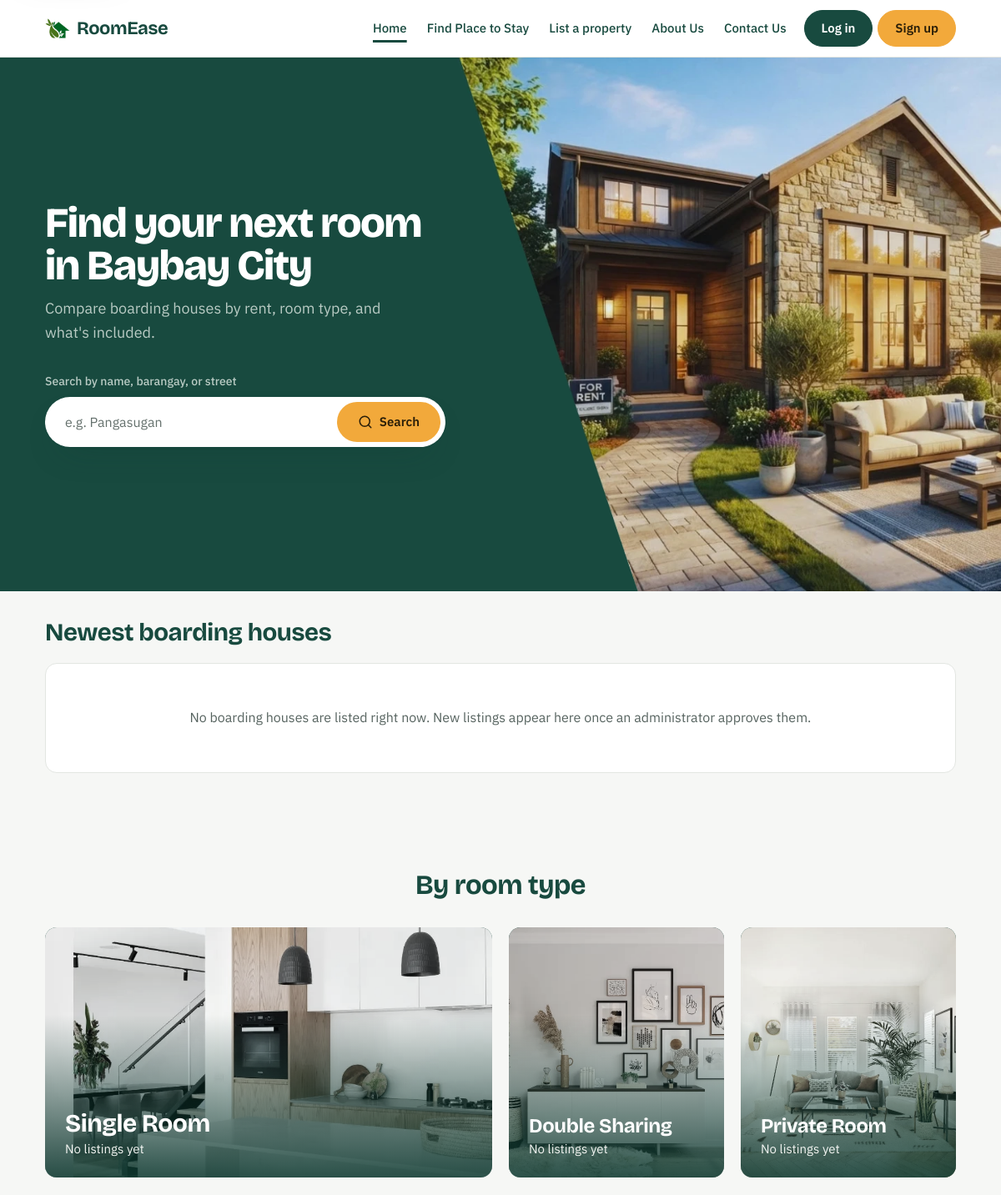
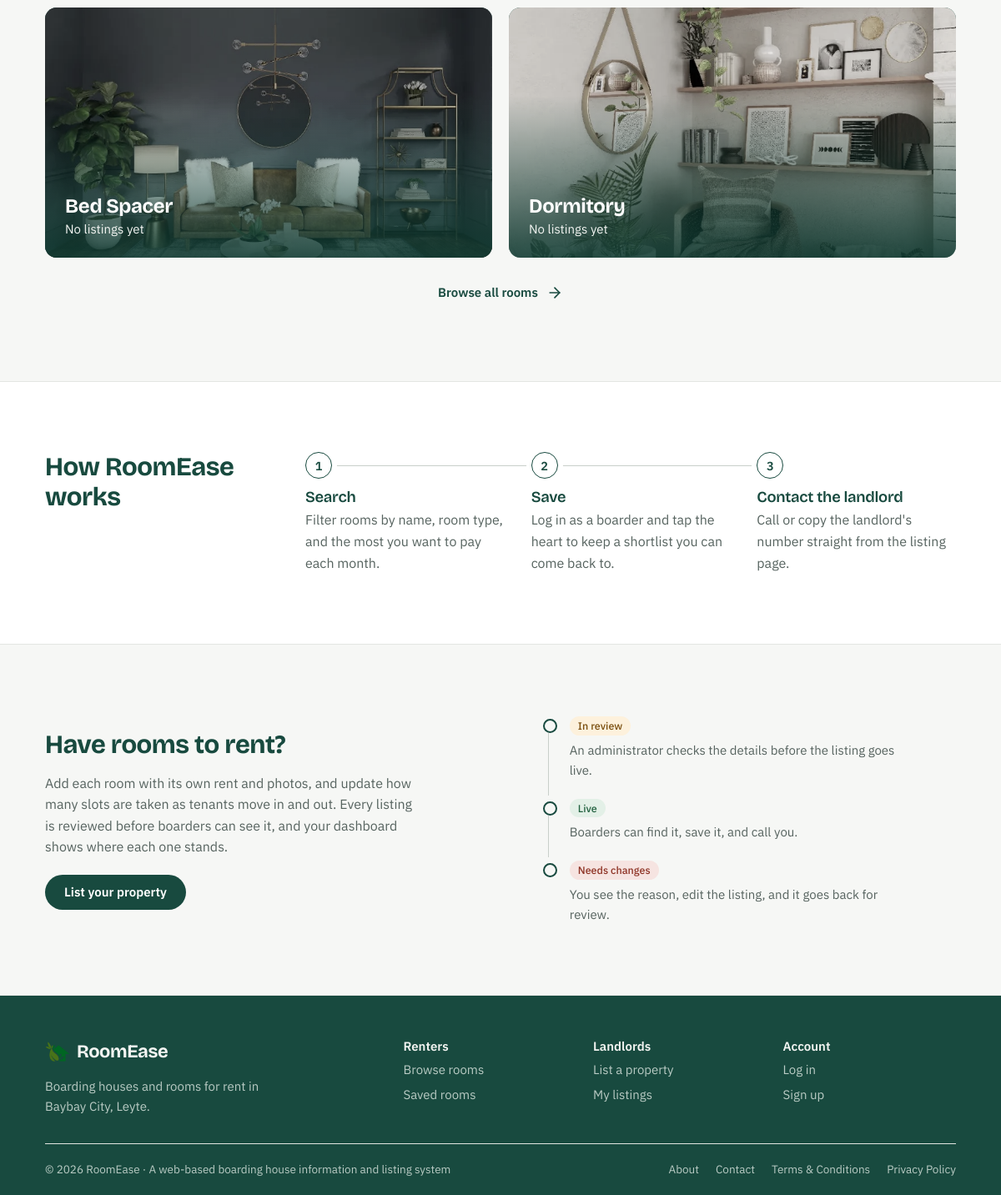
The page / on the database its author committed (2 pictures, top to bottom).
### tables this page shows
CREATE TABLE room_types (
    room_type_id    INT AUTO_INCREMENT PRIMARY KEY,
    room_type_name  VARCHAR(50) NOT NULL,
    created_by      INT NULL,
    created_at      TIMESTAMP NOT NULL DEFAULT CURRENT_TIMESTAMP,
    updated_by      INT NULL,
    updated_at      TIMESTAMP NOT NULL DEFAULT CURRENT_TIMESTAMP ON UPDATE CURRENT_TIMESTAMP,
    UNIQUE KEY room_type_name (room_type_name),
    CONSTRAINT fk_room_types_created_by FOREIGN KEY (created_by)
        REFERENCES users(user_id) ON DELETE SET NULL,
    CONSTRAINT fk_room_types_updated_by FOREIGN KEY (updated_by)
        REFERENCES users(user_id) ON DELETE SET NULL
);

### includes/core/helpers.php (called while the page is built, shortened)
<?php
function h($value)
{
    return htmlspecialchars($value ?? '', ENT_QUOTES, 'UTF-8');
}
function base_url($path = '')
{
    static $base = null;
    if ($base === null) {
        $script = $_SERVER['SCRIPT_NAME'] ?? '';
        $appRoot = preg_replace('#/(auth|landlord|boarder|admin|legal)/[^/]*$#', '', $script);
        if ($appRoot === $script) {
            $appRoot = rtrim(dirname($script), '/');
        }
        $base = $appRoot;
    }
    return $base . '/' . ltrim($path, '/');
}

### includes/core/auth.php (called while the page is built, shortened)
<?php
function is_logged_in()
{
    return isset($_SESSION['user_id']);
}
function current_role()
{
    return $_SESSION['role'] ?? null;
}

### includes/core/listings.php (called while the page is built, shortened)
<?php
function room_summary_join($inner = false)
{
    return ($inner ? 'JOIN' : 'LEFT JOIN') . " (
        SELECT r.boarding_house_id,
               COUNT(*) AS room_count,
               SUM(r.is_open = 1 AND r.slots_taken < r.capacity) AS rooms_available,
               SUM(r.is_open = 1) AS rooms_open,
               MIN(CASE WHEN r.is_open = 1 AND r.slots_taken < r.capacity THEN r.monthly_rent END) AS rent_from_available,
               MIN(r.monthly_rent) AS rent_from_all,
               GROUP_CONCAT(DISTINCT rt.room_type_name ORDER BY rt.room_type_id SEPARATOR ', ') AS room_types,
               GROUP_CONCAT(DISTINCT CASE WHEN r.is_open = 1 THEN rt.room_type_name END
                            ORDER BY rt.room_type_id SEPARATOR ', ') AS open_room_types,
               SUM(CASE WHEN r.is_open = 1 THEN GREATEST(r.capacity - r.slots_taken, 0) ELSE 0 END) AS slots_left,
               MAX(r.updated_at) AS rooms_updated_at
          FROM rooms r
          JOIN room_types rt ON rt.room_type_id = r.room_type_id
         GROUP BY r.boarding_house_id
    ) rs ON rs.boarding_house_id = bh.boarding_house_id";
}
function room_type_photo($roomTypeName)
{
    $slug = trim(preg_replace('/[^a-z0-9]+/', '-', strtolower((string) $roomTypeName)), '-');
    $path = 'assets/img/room-types/' . $slug . '.webp';
    return $slug !== '' && is_file(__DIR__ . '/../../' . $path) ? $path : null;
}
function room_type_counts()
{
    return lookup_options(
        'SELECT rt.room_type_id, rt.room_type_name, COUNT(DISTINCT bh.boarding_house_id) AS listings
           FROM room_types rt
           LEFT JOIN rooms r ON r.room_type_id = rt.room_type_id AND r.is_open = 1
           LEFT JOIN (boarding_houses bh ' . LIVE_LANDLORD_JOIN . ')
                  ON bh.boarding_house_id = r.boarding_house_id AND ' . LIVE_STATUS_WHERE . '
          GROUP BY rt.room_type_id, rt.room_type_name
          ORDER BY rt.room_type_id ASC',
        PDO::FETCH_ASSOC
    );
}

### includes/core/lookups.php (called while the page is built, shortened)
<?php
function lookup_options($sql, $mode = PDO::FETCH_COLUMN)
{
    global $pdo;
    try {
        return $pdo->query($sql)->fetchAll($mode);
    } catch (PDOException $e) {
        error_log('RoomEase: lookup query failed - ' . $e->getMessage());
        return [];
    }
}

### index.php (the view, shortened to what this page needs)
<?php
require __DIR__ . '/includes/init.php';
require_once __DIR__ . '/config/db.php';
$typeCounts = room_type_counts();
$tileOrder = ['Single Room', 'Double Sharing', 'Private Room', 'Bed Spacer', 'Dormitory'];
usort($typeCounts, function ($a, $b) use ($tileOrder) {
    $ia = array_search($a['room_type_name'], $tileOrder, true);
    $ib = array_search($b['room_type_name'], $tileOrder, true);
    return ($ia === false ? PHP_INT_MAX : $ia) <=> ($ib === false ? PHP_INT_MAX : $ib);
});
$newestStmt = $pdo->query(
    "SELECT bh.*, " . ROOM_SUMMARY_COLUMNS . ", " . COVER_PHOTO_SELECT . "
       FROM boarding_houses bh
       " . LIVE_LANDLORD_JOIN . "
       " . room_summary_join(true) . "
      WHERE " . LIVE_STATUS_WHERE . "
      ORDER BY rs.rooms_available > 0 DESC, bh.created_at DESC
      LIMIT 6"
);
$newest = $newestStmt->fetchAll();
$heroPhoto = null;
foreach (['assets/img/hero.webp', 'assets/img/hero.jpg'] as $candidate) {
    if (is_file(__DIR__ . '/' . $candidate)) {
        $heroPhoto = $candidate;
        break;
    }
}
$bleed = true;
require __DIR__ . '/includes/layouts/header.php';
?>
<section class="hero">
  <div class="container hero-inner">
    <div class="hero-copy">
      <h1 class="hero-title">Find your next room <span>in Baybay City</span></h1>
      <p class="hero-lede">Compare boarding houses by rent, room type, and what's included.</p>
      <form class="hero-search" method="get" action="<?= base_url('boarder/browse.php') ?>#results" role="search">
        <label for="hero-q">Search by name, barangay, or street</label>
        <div class="hero-search-field">
          <input type="text" id="hero-q" name="q" placeholder="e.g. Pangasugan">
          <button type="submit" class="btn btn-accent"><?= icon('search', 18) ?><span>Search</span></button>
        </div>
      </form>
    </div>
  </div>
  <?php if ($heroPhoto): ?>
    <div class="hero-photo">
      <img src="<?= base_url($heroPhoto) ?>?v=<?= @filemtime(__DIR__ . '/' . $heroPhoto) ?: 0 ?>" alt="" fetchpriority="high">
    </div>
  <?php endif; ?>
</section>
<section class="section section--snug">
  <div class="container">
    <div class="section-head">
      <h2>Newest boarding houses</h2>
    </div>
    <?php if (!$newest): ?>
      <p class="rooms-empty">No boarding houses are listed right now. New listings appear here once an administrator approves them.</p>
    <?php endif; ?>
  </div>
</section>
<?php if ($typeCounts): ?>
  <section class="section section--snug room-types-section">
    <div class="container">
      <h2 class="room-types-title">By room type</h2>
      <ul class="room-types">
        <?php foreach ($typeCounts as $type): ?>
          <?php
          $typeListings = (int) $type['listings'];
          $typePhoto = room_type_photo($type['room_type_name']);
          ?>
          <li class="room-type<?= $typeListings > 0 ? '' : ' room-type--empty' ?>">
            <<?= $typeListings > 0 ? 'a href="' . base_url('boarder/browse.php?room_type=' . (int) $type['room_type_id'] . '#results') . '"' : 'div' ?> class="room-type-tile">
              <?php if ($typePhoto): ?>
                <img src="<?= base_url($typePhoto) ?>" alt="" loading="lazy">
              <?php endif; ?>
              <span class="room-type-name"><?= h($type['room_type_name']) ?></span>
              <span class="room-type-count">
                <?= $typeListings > 0 ? $typeListings . ' boarding ' . ($typeListings === 1 ? 'house' : 'houses') : 'No listings yet' ?>
              </span>
            </<?= $typeListings > 0 ? 'a' : 'div' ?>>
          </li>
        <?php endforeach; ?>
      </ul>
      <a class="room-types-all" href="<?= base_url('boarder/browse.php') ?>">Browse all rooms <?= icon('arrow-right', 20) ?></a>
    </div>
  </section>
<?php endif; ?>
<section class="section section--white">
  <div class="container how">
    <h2>How RoomEase works</h2>
    <ol class="steps">
      <li>
        <span class="step-no" aria-hidden="true">1</span>
        <h3>Search</h3>
        <p>Filter rooms by name, room type, and the most you want to pay each month.</p>
      </li>
      <li>
        <span class="step-no" aria-hidden="true">2</span>
        <h3>Save</h3>
        <p>Log in as a boarder and tap the heart to keep a shortlist you can come back to.</p>
      </li>
      <li>
        <span class="step-no" aria-hidden="true">3</span>
        <h3>Contact the landlord</h3>
        <p>Call or copy the landlord's number straight from the listing page.</p>
      </li>
    </ol>
  </div>
</section>
<?php if (!is_logged_in()): ?>
  <section class="section">
    <div class="container split">
      <div>
        <h2>Have rooms to rent?</h2>
        <p>Add each room with its own rent and photos, and update how many slots are taken as tenants move in
          and out. Every listing is reviewed before boarders can
          see it, and your dashboard shows where each one stands.</p>
        <a href="<?= base_url('auth/register.php?role=landlord') ?>" class="btn btn-primary">List your property</a>
      </div>
      <ul class="review-states" aria-label="What happens after you submit a listing">
        <li>
          <span class="pill pill--pending">In review</span>
          <p>An administrator checks the details before the listing goes live.</p>
        </li>
        <li>
          <span class="pill pill--available">Live</span>
          <p>Boarders can find it, save it, and call you.</p>
        </li>
        <li>
          <span class="pill pill--rejected">Needs changes</span>
          <p>You see the reason, edit the listing, and it goes back for review.</p>
        </li>
      </ul>
    </div>
  </section>
<?php endif; ?>
<?php require __DIR__ . '/includes/layouts/footer.php'; ?>

### includes/layouts/header.php (shortened to what this page needs)
<?php
require_once __DIR__ . '/../components/icons.php';
$bleed = $bleed ?? false;
$bodyClass = $bodyClass ?? '';
$navCurrent = function ($path) {
    return base_url($path) === ($_SERVER['SCRIPT_NAME'] ?? '') ? ' aria-current="page"' : '';
};
?>
<!DOCTYPE html>
<html lang="en">
<head>
  <link rel="stylesheet"
    href="<?= base_url('assets/css/style.css') ?>?v=<?= @filemtime(__DIR__ . '/../../assets/css/style.css') ?: 0 ?>">
</head>
<body<?= $bodyClass !== '' ? ' class="' . h($bodyClass) . '"' : '' ?>>
  <header class="site-header" data-site-header>
    <div class="container">
      <div class="header-bar">
        <a href="<?= base_url('index.php') ?>" class="brand"><img class="brand-logo" src="<?= base_url('assets/img/logo-mark-96.png') ?>" alt="" width="30" height="30"> RoomEase</a>
          <span class="nav-toggle-open"><?= icon('menu', 22) ?></span>
        <nav class="nav" id="site-nav" aria-label="Main">
          <a href="<?= base_url('index.php') . (is_logged_in() && current_role() !== 'boarder' ? '?view=home' : '') ?>"<?= $navCurrent('index.php') ?>>Home</a>
          <a href="<?= base_url('boarder/browse.php') ?>"<?= $navCurrent('boarder/browse.php') ?>>Find Place to Stay</a>
          <?php if (is_logged_in()): ?>
            <?php if (is_admin()): ?>
              <a href="<?= base_url('admin/dashboard.php') ?>">Admin panel</a>
            <?php elseif (current_role() === 'boarder'): ?>
              <a href="<?= base_url('boarder/saved.php') ?>"<?= $navCurrent('boarder/saved.php') ?>>Saved</a>
            <?php endif; ?>
          <?php else: ?>
            <a href="<?= base_url('auth/register.php?role=landlord') ?>" class="nav-extra">List a property</a>
          <?php endif; ?>
          <a href="<?= base_url('legal/about.php') ?>"<?= $navCurrent('legal/about.php') ?>>About Us</a>
          <a href="<?= base_url('legal/contact.php') ?>"<?= $navCurrent('legal/contact.php') ?>>Contact Us</a>
          <?php if (is_logged_in()): ?>
            <?php if (current_role() !== 'boarder'): ?>
              <span class="role-tag"><?= h(strtolower(role_label(current_role()))) ?></span>
            <?php endif; ?>
            <a href="<?= base_url('auth/profile.php') ?>" class="nav-extra"<?= $navCurrent('auth/profile.php') ?>>Profile</a>
            <a href="<?= base_url('auth/logout.php') ?>">Log out</a>
            <?php if (current_role() === 'landlord'): ?>
              <a href="<?= base_url('landlord/dashboard.php') ?>" class="btn-nav btn-nav--accent">Dashboard</a>
            <?php endif; ?>
          <?php else: ?>
            <a href="<?= base_url('auth/login.php') ?>" class="btn-nav btn-nav--solid"<?= $navCurrent('auth/login.php') ?>>Log in</a>
            <a href="<?= base_url('auth/register.php') ?>" class="btn-nav btn-nav--accent">Sign up</a>
          <?php endif; ?>
        </nav>
      </div>
    </div>
  </header>
<?php if ($bleed): ?>
  <main class="page" id="main" tabindex="-1">
<?php endif; ?>

### includes/components/icons.php (shortened to what this page needs)
<?php
function icon($name, $size = 18)
{
    $size = (int) $size;
    return '<svg class="icon" width="' . $size . '" height="' . $size . '" viewBox="0 0 24 24" fill="none"'
        . ' stroke="currentColor" stroke-width="2" stroke-linecap="round" stroke-linejoin="round"'
        . ' aria-hidden="true" focusable="false">' . ($paths[$name] ?? $paths['info']) . '</svg>';
}

### includes/layouts/footer.php (shortened to what this page needs)
  </main>
<footer class="site-footer">
  <div class="container">
    <div class="footer-inner">
      <div class="footer-brand">
        <a href="<?= base_url('index.php') ?>" class="brand"><img class="brand-logo" src="<?= base_url('assets/img/logo-mark-96.png') ?>" alt="" width="30" height="30"> RoomEase</a>
        <p>Boarding houses and rooms for rent in Baybay City, Leyte.</p>
      </div>
      <nav class="footer-links" aria-label="Footer">
        <div>
          <h2>Renters</h2>
          <ul>
            <li><a href="<?= base_url('boarder/browse.php') ?>">Browse rooms</a></li>
            <li><a href="<?= base_url('boarder/saved.php') ?>">Saved rooms</a></li>
          </ul>
        </div>
        <div>
          <h2>Landlords</h2>
          <ul>
            <?php if (current_role() === 'landlord'): ?>
              <li><a href="<?= base_url('landlord/add_listing.php') ?>">Add a listing</a></li>
              <li><a href="<?= base_url('landlord/dashboard.php') ?>">My listings</a></li>
            <?php else: ?>
              <li><a href="<?= base_url('auth/register.php?role=landlord') ?>">List a property</a></li>
              <li><a href="<?= base_url('landlord/dashboard.php') ?>">My listings</a></li>
            <?php endif; ?>
          </ul>
        </div>
        <div>
          <h2>Account</h2>
          <ul>
            <?php if (is_logged_in()): ?>
              <li><a href="<?= base_url('auth/profile.php') ?>">Profile</a></li>
              <li><a href="<?= base_url('auth/logout.php') ?>">Log out</a></li>
            <?php else: ?>
              <li><a href="<?= base_url('auth/login.php') ?>">Log in</a></li>
              <li><a href="<?= base_url('auth/register.php') ?>">Sign up</a></li>
            <?php endif; ?>
          </ul>
        </div>
      </nav>
    </div>
    <div class="footer-base">
      <p>&copy; <?= date('Y') ?> RoomEase &middot; A web-based boarding house information and listing system</p>
      <ul class="footer-legal">
        <li><a href="<?= base_url('legal/about.php') ?>">About</a></li>
        <li><a href="<?= base_url('legal/contact.php') ?>">Contact</a></li>
        <li><a href="<?= base_url('legal/terms.php') ?>">Terms &amp; Conditions</a></li>
        <li><a href="<?= base_url('legal/privacy.php') ?>">Privacy Policy</a></li>
      </ul>
    </div>
  </div>
</footer>
</body>
</html>

### rows shown on the page
room_types: shows a picture, room_type_name "Single Room"
room_types: shows a picture, room_type_name "Double Sharing"
room_types: shows a picture, room_type_name "Private Room"
room_types: shows a picture, room_type_name "Bed Spacer"
room_types: shows a picture, room_type_name "Dormitory"
